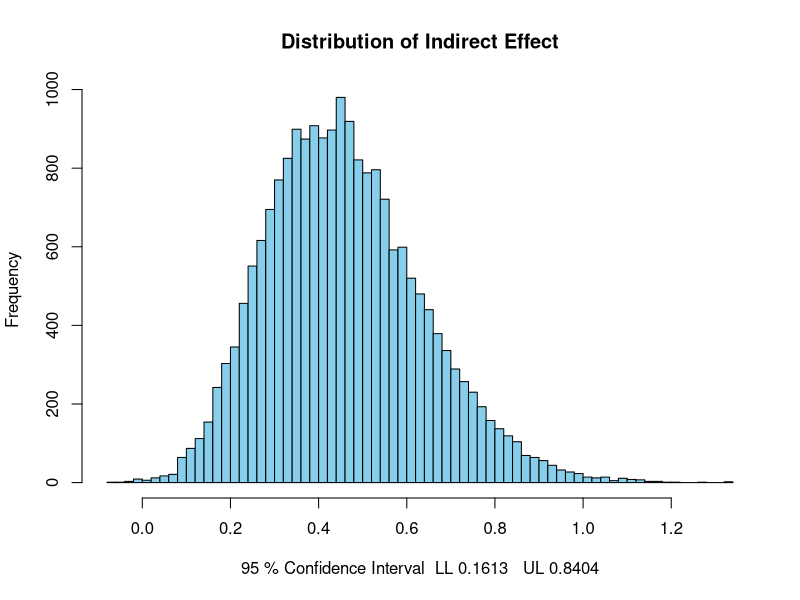
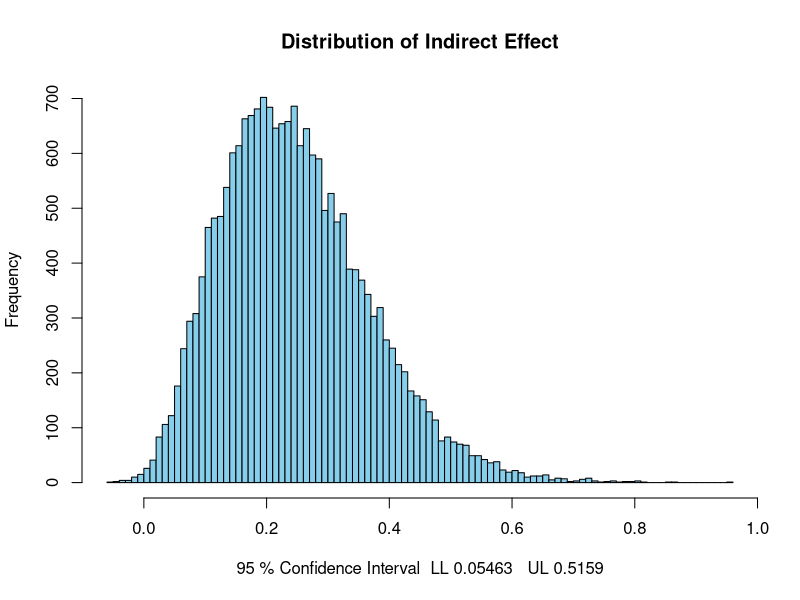
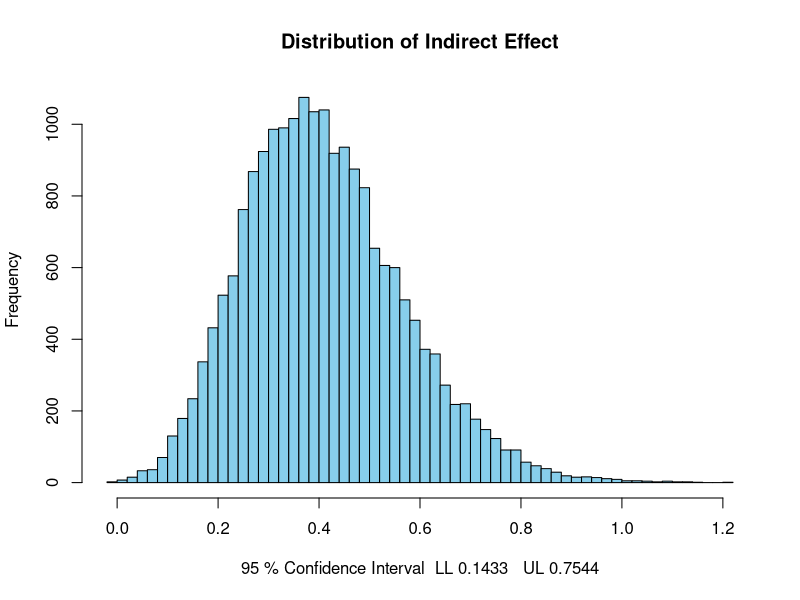
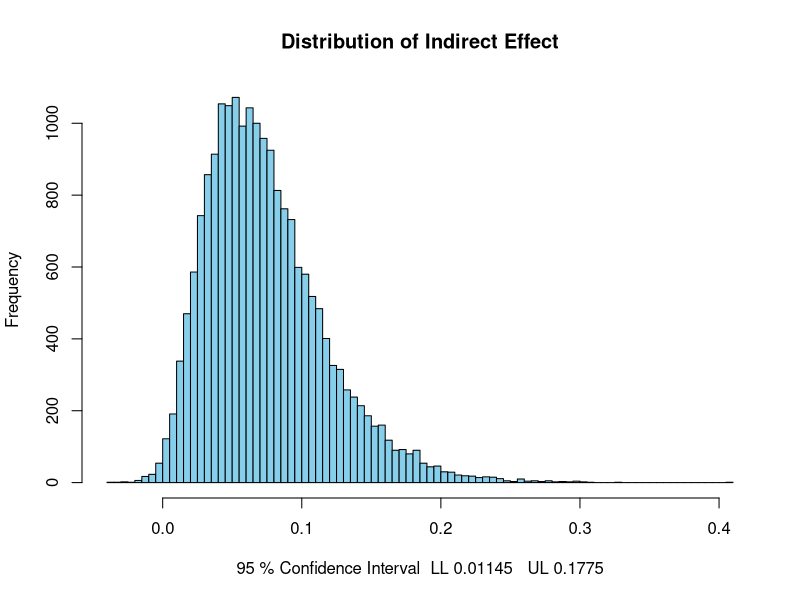
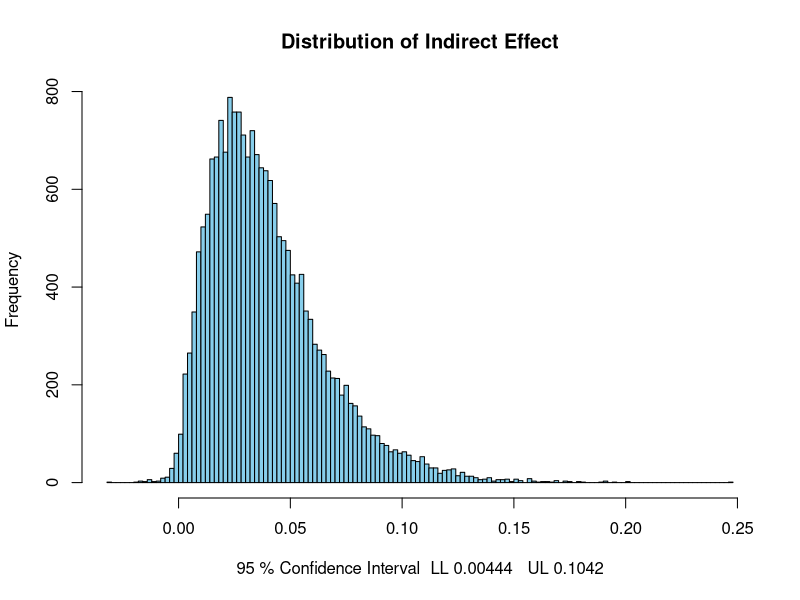
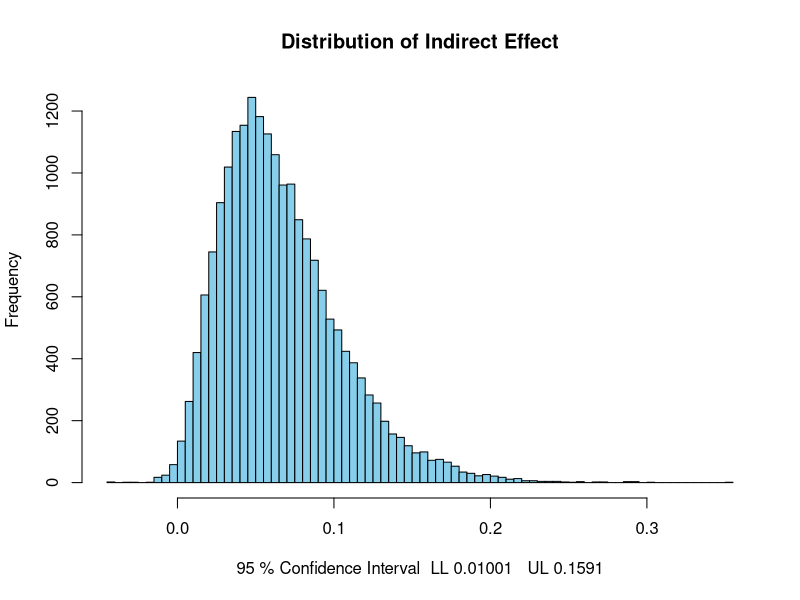

Reproduce these figures in R, in order.
#1.	Leader empathy x follower workplace anxiety signaling  leader victim-supporting norm violation  follower perceived acceptability of norm violation

#moderated mediation
require(MASS)
a=0.10 # a path
b=0.39 # b path
c=1.17  #  a1
wsd=.4457 
a2=0.0181944  # the variance of a estimation, read in tech3
b2=0.0128227
c2=0.0638506
ab=0.00326817 # the covariance of a estimation and b estimation, read in tech 3
ac=0.0130102
bc=0.00335777
rep=20000
conf=95
pest=c(a,b,c)
acov <- matrix(c(
  a2,ab,ac,
  ab,b2,bc, 
  ac,bc,c2
),3,3)
mcmc <- mvrnorm(rep,pest,acov,empirical=FALSE)
MoMe <- mcmc[,3]*mcmc[,2]
low=(1-conf/100)/2
upp=((1-conf/100)/2)+(conf/100)
LL=quantile(MoMe,low)
UL=quantile(MoMe,upp)
LL4=format(LL,digits=4)
UL4=format(UL,digits=4)
hist(MoMe,breaks='FD',col='skyblue',xlab=paste(conf,'% Confidence Interval ','LL',LL4,'  UL',UL4),
     main='Distribution of Indirect Effect')

#high & low
require(MASS)
a=0.10 # a path
b=0.39 # b path
c=1.17  #  a1
wsd=.4457 
a2=0.0181944  
b2=0.0128227
c2=0.0638506
ab=0.00326817
ac=0.0130102
bc=0.00335777
rep=20000
conf=95
pest=c(a,b,c)
acov <- matrix(c(
  a2,ab,ac,
  ab,b2,bc, 
  ac,bc,c2
),3,3)
mcmc <- mvrnorm(rep,pest,acov,empirical=FALSE)
amvec<-(wsd)*mcmc[,3]+mcmc[,1]  #for low, change into (-wsd)  
MoMeH <- amvec*mcmc[,2]
low=(1-conf/100)/2
upp=((1-conf/100)/2)+(conf/100)
LL=quantile(MoMeH,low)
UL=quantile(MoMeH,upp)
LL4=format(LL,digits=4)
UL4=format(UL,digits=4)
hist(MoMeH,breaks='FD',col='skyblue',xlab=paste(conf,'% Confidence Interval ','LL',LL4,'  UL',UL4),
     main='Distribution of Indirect Effect')

#d
require(MASS)
a=0.10 # a path
b=0.39 # b path
c=1.17  #  a1
wsd=.4457 
a2=0.0181944
b2=0.0128227
c2=0.0638506
ab=0.00326817
ac=0.0130102
bc=0.00335777
rep=20000 
conf=95
pest=c(a,b,c)
acov <- matrix(c(
  a2,ab,ac, 
  ab,b2,bc, 
  ac,bc,c2
),3,3)
mcmc <- mvrnorm(rep,pest,acov,empirical=FALSE)  
ahmvec<-(wsd)*mcmc[,3]+mcmc[,1] #for low, change into (-wsd)
almvec<-(-wsd)*mcmc[,3]+mcmc[,1]
MoMeH <- ahmvec*mcmc[,2]
MoMeL<-almvec*mcmc[,2]
d=MoMeH-MoMeL
low=(1-conf/100)/2
upp=((1-conf/100)/2)+(conf/100)
LL=quantile(d,low)
UL=quantile(d,upp)
LL4=format(LL,digits=4)
UL4=format(UL,digits=4)
hist(d,breaks='FD',col='skyblue',xlab=paste(conf,'% Confidence Interval ','LL',LL4,'  UL',UL4),
     main='Distribution of Indirect Effect')

#2.	Leader empathy x follower workplace anxiety signaling  leader norm-violating behaviorfollower perceived acceptability of norm violation  deviance
#moderated mediation
require(MASS)
a=0.10 # a path
b=0.39 # b path
c=0.16#c path
d=1.17  #  a1
wsd=.4457
a2= 0.0181944 
b2= 0.0128539
c2= 0.00380647
d2= 0.0638506
ab= 0.00330819
ac= 0.00000661949
ad= 0.0130102
bc= 0.000544500
bd=0.00334011
cd=0.000366633
rep=20000
conf=95
pest=c(a,b,c,d)
acov <- matrix(c( 
  a2,ab,ac,ad,
  ab,b2,bc,bd,
  ac,bc,c2,cd,
  ad,bd,cd,d2
),4,4)
mcmc <- mvrnorm(rep,pest,acov,empirical=FALSE)
MoMe <- mcmc[,2]* mcmc[,3]* mcmc[,4]
low=(1-conf/100)/2
upp=((1-conf/100)/2)+(conf/100)
LL=quantile(MoMe,low)
UL=quantile(MoMe,upp)
LL4=format(LL,digits=4)
UL4=format(UL,digits=4)
hist(MoMe,breaks='FD',col='skyblue',xlab=paste(conf,'% Confidence Interval ','LL',LL4,'  UL',UL4),
     main='Distribution of Indirect Effect')

#high & low
require(MASS)
a=0.10 # a path
b=0.39 # b path
c=0.16#c path
d=1.17  #  a1
wsd=.4457 
a2= 0.0181944
b2= 0.0128539
c2= 0.00380647
d2= 0.0638506
ab= 0.00330819
ac= 0.00000661949
ad= 0.0130102
bc= 0.000544500
bd=0.00334011
cd=0.000366633
rep=20000
conf=95
pest=c(a,b,c,d)
acov <- matrix(c(
  a2,ab,ac,ad,
  ab,b2,bc, bd,
  ac,bc,c2, cd,
  ad,bd,cd,d2
),4,4)
mcmc <- mvrnorm(rep,pest,acov,empirical=FALSE)
amvec<-(wsd)*mcmc[,4]+mcmc[,1]  #for low, change into (-wsd)  
MoMeH <- amvec*mcmc[,2] *mcmc[,3]
low=(1-conf/100)/2
upp=((1-conf/100)/2)+(conf/100)
LL=quantile(MoMeH,low)
UL=quantile(MoMeH,upp)
LL4=format(LL,digits=4)
UL4=format(UL,digits=4)
hist(MoMeH,breaks='FD',col='skyblue',xlab=paste(conf,'% Confidence Interval ','LL',LL4,'  UL',UL4),
     main='Distribution of Indirect Effect')

#d
require(MASS)
a=0.10 # a path
b=0.39 # b path
c=0.16#c path
d=1.17  #  a1
wsd=.4457
a2= 0.0181944
b2= 0.0128539
c2= 0.00380647
d2= 0.0638506
ab= 0.00330819
ac= 0.00000661949
ad= 0.0130102
bc= 0.000544500
bd=0.00334011
cd=0.000366633
rep=20000
conf=95
pest=c(a,b,c,d)
acov <- matrix(c(
  a2,ab,ac,ad,
  ab,b2,bc, bd,
  ac,bc,c2, cd,
  ad,bd,cd,d2
),4,4)
mcmc <- mvrnorm(rep,pest,acov,empirical=FALSE)
ahmvec<-(wsd)*mcmc[,4]+mcmc[,1]  #for low, change into (-wsd)  
almvec<-(-wsd)*mcmc[,4]+mcmc[,1]
abh <- ahmvec*mcmc[,2] *mcmc[,3]
abl<-almvec*mcmc[,2] *mcmc[,3]
d=abh-abl
low=(1-conf/100)/2
upp=((1-conf/100)/2)+(conf/100)
LL=quantile(d,low)
UL=quantile(d,upp)
LL4=format(LL,digits=4)
UL4=format(UL,digits=4)
hist(d,breaks='FD',col='skyblue',xlab=paste(conf,'% Confidence Interval ','LL',LL4,'  UL',UL4),
     main='Distribution of Indirect Effect')
